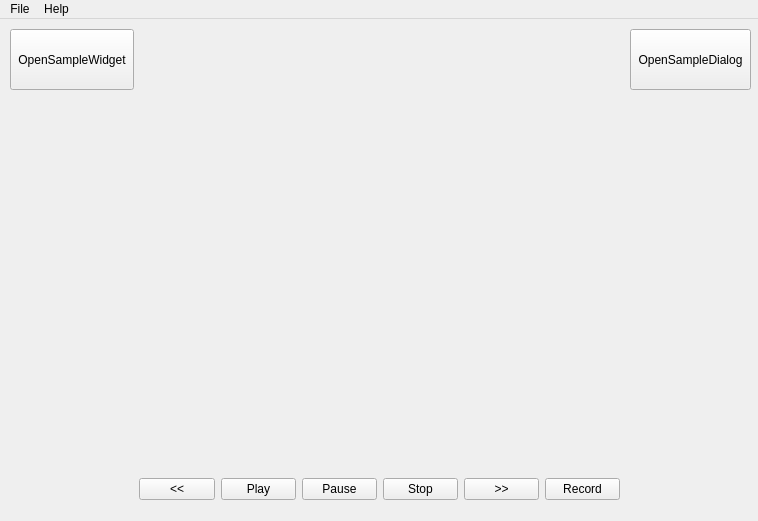
<?xml version="1.0" encoding="UTF-8"?>
<ui version="4.0">
 <class>MainWindow</class>
 <widget class="QMainWindow" name="MainWindow">
  <property name="geometry">
   <rect>
    <x>0</x>
    <y>0</y>
    <width>758</width>
    <height>521</height>
   </rect>
  </property>
  <property name="windowTitle">
   <string>MainWindow</string>
  </property>
  <widget class="QWidget" name="centralwidget">
   <widget class="QWidget" name="verticalLayoutWidget">
    <property name="geometry">
     <rect>
      <x>9</x>
      <y>79</y>
      <width>121</width>
      <height>411</height>
     </rect>
    </property>
    <layout class="QVBoxLayout" name="verticalLayout"/>
   </widget>
   <widget class="QWidget" name="verticalLayoutWidget_2">
    <property name="geometry">
     <rect>
      <x>140</x>
      <y>10</y>
      <width>481</width>
      <height>431</height>
     </rect>
    </property>
    <layout class="QVBoxLayout" name="verticalLayout_2">
     <item>
      <widget class="QLabel" name="VideoArea">
       <property name="text">
        <string/>
       </property>
      </widget>
     </item>
    </layout>
   </widget>
   <widget class="QWidget" name="verticalLayoutWidget_3">
    <property name="geometry">
     <rect>
      <x>630</x>
      <y>10</y>
      <width>121</width>
      <height>61</height>
     </rect>
    </property>
    <layout class="QVBoxLayout" name="verticalLayout_3">
     <item>
      <widget class="QPushButton" name="SampleDialogButton">
       <property name="sizePolicy">
        <sizepolicy hsizetype="Minimum" vsizetype="MinimumExpanding">
         <horstretch>0</horstretch>
         <verstretch>0</verstretch>
        </sizepolicy>
       </property>
       <property name="text">
        <string>OpenSampleDialog</string>
       </property>
      </widget>
     </item>
    </layout>
   </widget>
   <widget class="QWidget" name="horizontalLayoutWidget">
    <property name="geometry">
     <rect>
      <x>139</x>
      <y>450</y>
      <width>481</width>
      <height>41</height>
     </rect>
    </property>
    <layout class="QHBoxLayout" name="horizontalLayout_2">
     <item>
      <widget class="QPushButton" name="RewindButton">
       <property name="text">
        <string>&lt;&lt;</string>
       </property>
      </widget>
     </item>
     <item>
      <widget class="QPushButton" name="PlayButton">
       <property name="text">
        <string>Play</string>
       </property>
      </widget>
     </item>
     <item>
      <widget class="QPushButton" name="PauseButton">
       <property name="text">
        <string>Pause</string>
       </property>
      </widget>
     </item>
     <item>
      <widget class="QPushButton" name="StopButton">
       <property name="text">
        <string>Stop</string>
       </property>
      </widget>
     </item>
     <item>
      <widget class="QPushButton" name="FastForwardButton">
       <property name="text">
        <string>&gt;&gt;</string>
       </property>
      </widget>
     </item>
     <item>
      <widget class="QPushButton" name="RecordButton">
       <property name="text">
        <string>Record</string>
       </property>
      </widget>
     </item>
    </layout>
   </widget>
   <widget class="QWidget" name="verticalLayoutWidget_4">
    <property name="geometry">
     <rect>
      <x>630</x>
      <y>79</y>
      <width>121</width>
      <height>411</height>
     </rect>
    </property>
    <layout class="QVBoxLayout" name="verticalLayout_4"/>
   </widget>
   <widget class="QWidget" name="verticalLayoutWidget_5">
    <property name="geometry">
     <rect>
      <x>10</x>
      <y>10</y>
      <width>124</width>
      <height>61</height>
     </rect>
    </property>
    <layout class="QVBoxLayout" name="verticalLayout_5">
     <item>
      <widget class="QPushButton" name="SampleWidgetButton">
       <property name="sizePolicy">
        <sizepolicy hsizetype="Minimum" vsizetype="MinimumExpanding">
         <horstretch>0</horstretch>
         <verstretch>0</verstretch>
        </sizepolicy>
       </property>
       <property name="text">
        <string>OpenSampleWidget</string>
       </property>
      </widget>
     </item>
    </layout>
   </widget>
  </widget>
  <widget class="QMenuBar" name="menubar">
   <property name="geometry">
    <rect>
     <x>0</x>
     <y>0</y>
     <width>758</width>
     <height>26</height>
    </rect>
   </property>
   <widget class="QMenu" name="menuSettings">
    <property name="title">
     <string>File</string>
    </property>
    <addaction name="actionSettings"/>
   </widget>
   <widget class="QMenu" name="menuHelp">
    <property name="title">
     <string>Help</string>
    </property>
    <addaction name="actionDocumentation"/>
    <addaction name="actionAbout_LitLime"/>
   </widget>
   <addaction name="menuSettings"/>
   <addaction name="menuHelp"/>
  </widget>
  <action name="actionOptions">
   <property name="text">
    <string>Options</string>
   </property>
  </action>
  <action name="actionOptions_2">
   <property name="text">
    <string>Options</string>
   </property>
  </action>
  <action name="actionDocumentation">
   <property name="text">
    <string>Documentation</string>
   </property>
  </action>
  <action name="actionAbout_LitLime">
   <property name="text">
    <string>About LitLime</string>
   </property>
  </action>
  <action name="actionSettings">
   <property name="text">
    <string>Settings</string>
   </property>
  </action>
 </widget>
 <resources/>
 <connections/>
</ui>
